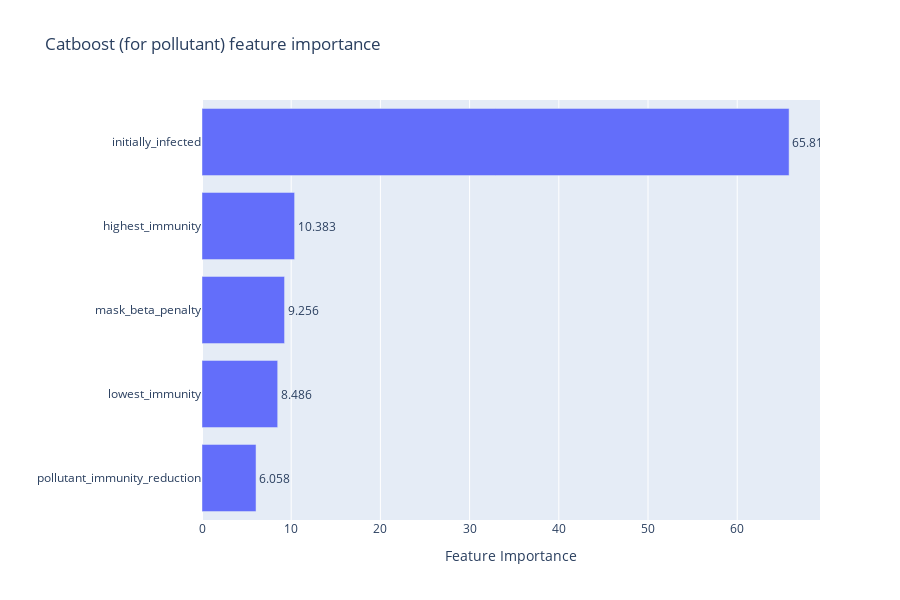

The cell this chart's notebook holds for it:
### Code cell
plot_feature_importance(importance=pollutant_model.get_feature_importance(),
                        names=pollutant_cols,
                        model_type="Catboost (for pollutant)")

### Figure 1 — Plotly figure (JSON) as saved in the notebook; plotly's stock layout.template omitted (floating-point values rounded to 4 significant figures)
{"data": [{"orientation": "h", "text": [6.058, 8.486, 9.256, 10.38, 65.82], "textposition": "outside", "type": "bar", "x": [6.058, 8.486, 9.256, 10.38, 65.82], "y": ["pollutant_immunity_reduction", "lowest_immunity", "mask_beta_penalty", "highest_immunity", "initially_infected"]}], "layout": {"height": 600, "showlegend": false, "title": {"text": "Catboost (for pollutant) feature importance"}, "xaxis": {"title": {"text": "Feature Importance"}}, "yaxis": {"title": {"text": ""}}}}
